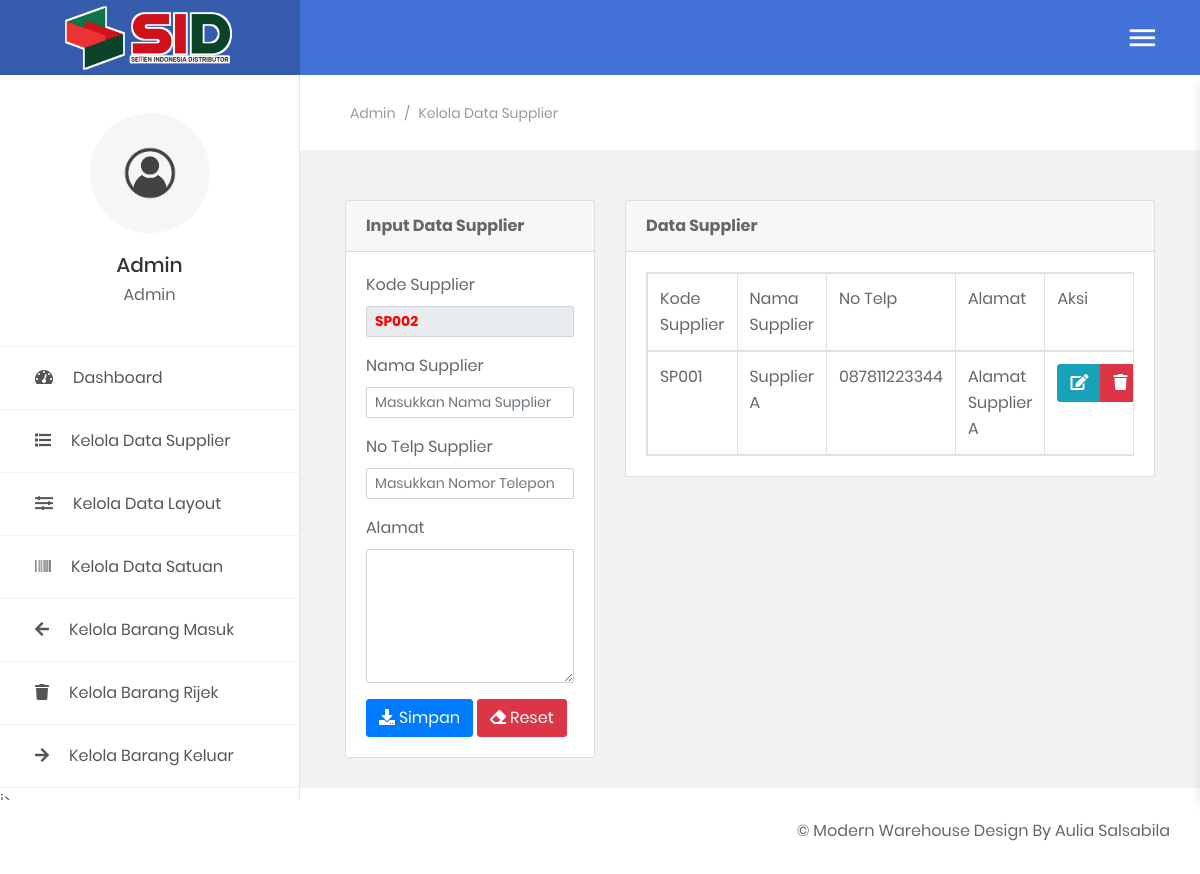
The app's page /public/admin-panel.php?page=data-supplier (signed in), older data.
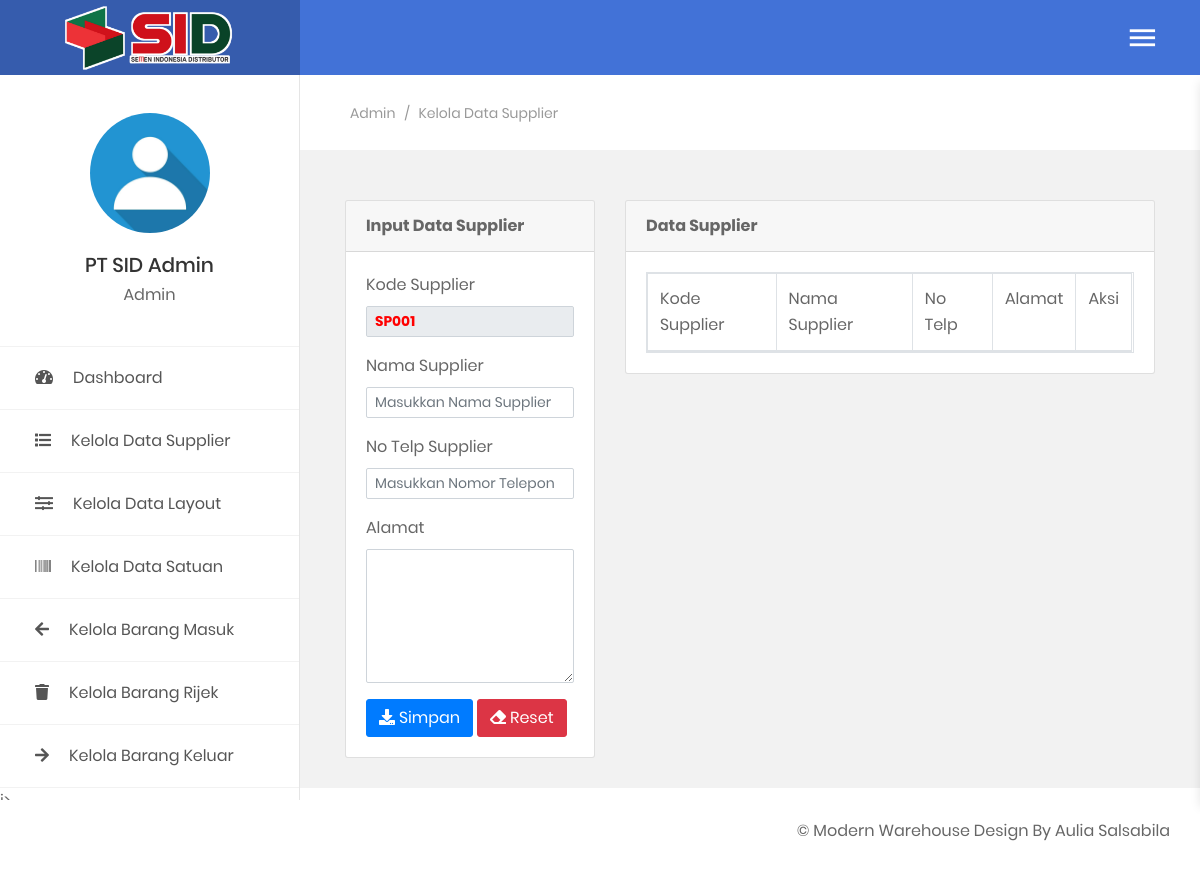
The same page, newer data.
### tables this page shows
CREATE TABLE `table_user` (
  `kd_user` varchar(7) NOT NULL,
  `nama_user` varchar(20) NOT NULL,
  `username` varchar(25) NOT NULL,
  `password` varchar(25) NOT NULL,
  `foto_user` varchar(50) NOT NULL,
  `level` varchar(25) NOT NULL
);

CREATE TABLE `table_supplier` (
  `kd_supplier` varchar(7) NOT NULL,
  `nama_supplier` varchar(40) NOT NULL,
  `alamat` varchar(255) NOT NULL,
  `no_telp` varchar(13) NOT NULL
);

### functions/sessions.php (called while the page is built, shortened)
<?php
$function = new lsp();
$auth = $function->AuthUser($_SESSION['username']);

### functions/functions.php (called while the page is built, shortened)
<?php
class lsp
{
    public function AuthUser($sessionUser)
    {
        global $con;
        $sql = "SELECT * FROM table_user WHERE username = '$sessionUser'";
        $query = mysqli_query($con, $sql);
        $bigData = mysqli_fetch_assoc($query);
        return $bigData;
    }
    public function autokode($table, $field, $pre)
    {
        global $con;
        $sqlc   = "SELECT COUNT($field) as jumlah FROM $table";
        $querys = mysqli_query($con, $sqlc);
        $number = mysqli_fetch_assoc($querys);
        if ($number['jumlah'] > 0) {
            $sql    = "SELECT MAX($field) as kode FROM $table";
            $query  = mysqli_query($con, $sql);
            $number = mysqli_fetch_assoc($query);
            $strnum = substr($number['kode'], 2, 3);
            $strnum = $strnum + 1;
            if (strlen($strnum) == 3) {
                $kode = $pre . $strnum;
            } else if (strlen($strnum) == 2) {
                $kode = $pre . "0" . $strnum;
            } else if (strlen($strnum) == 1) {
                $kode = $pre . "00" . $strnum;
            }
        } else {
            $kode = $pre . "001";
        }
        return $kode;
    }
    public function select($table)
    {
        global $con;
        $sql = "SELECT * FROM $table";
        $query = mysqli_query($con, $sql);
        $data = [];
        while ($bigData = mysqli_fetch_assoc($query)) {
            $data[] = $bigData;
        }
        return $data;
    }
}

### public/includes/admin/data-supplier.php (the view, shortened to what the changed rows need)
<?php
$dis = new lsp();
$table = "table_supplier";
$dataDis = $dis->select($table);
$autokode = $dis->autokode($table, "kd_supplier", "SP");
?>
<section class="au-breadcrumb m-t-75">
    <div class="section__content section__content--p30">
        <div class="container-fluid">
            <div class="row">
                <div class="col-md-12">
                    <div class="au-breadcrumb-content">
                        <div class="au-breadcrumb-left">
                            <ul class="list-unstyled list-inline au-breadcrumb__list">
                                <li class="list-inline-item active">
                                    <a href="#">Admin</a>
                                </li>
                                <li class="list-inline-item seprate">
                                    <span>/</span>
                                </li>
                                <li class="list-inline-item">Kelola Data Supplier</li>
                            </ul>
                        </div>
                    </div>
                </div>
            </div>
        </div>
    </div>
</section>
<section class="statistic">
    <div class="section__content section__content--p30">
        <div class="container-fluid">
            <div class="row">
                <div class="col-md-4">
                    <div class="card">
                        <div class="card-header">
                            <strong class="card-title mb-3">Input Data Supplier</strong>
                        </div>
                        <div class="card-body">
                            <form method="post">
                                <div class="form-group">
                                    <label for="">Kode Supplier</label>
                                    <input type="text" class="form-control form-control-sm" name="kode_supplier" style="font-weight: bold; color: red;" value="<?php echo $autokode; ?>" readonly>
                                </div>
                                <div class="form-group">
                                    <label for="">Nama Supplier</label>
                                    <input type="text" class="form-control form-control-sm" name="nama_supplier" value="<?php echo @$editData['nama_supplier'] ?>" placeholder="Masukkan Nama Supplier">
                                </div>
                                <div class="form-group">
                                    <label for="">No Telp Supplier</label>
                                    <input type="text" class="form-control form-control-sm" name="nohp_supplier" value="<?php echo @$editData['no_telp']; ?>" placeholder="Masukkan Nomor Telepon">
                                </div>
                                <div class="form-group">
                                    <label for="">Alamat</label>
                                    <textarea name="alamat" rows="5" class="form-control"><?php echo @$editData['alamat'] ?></textarea>
                                </div>
                                <?php if (!isset($_GET['edit'])) : ?>
                                    <button type="submit" name="getSave" class="btn btn-primary"><i class="fa fa-download"></i> Simpan</button>
                                    <button type="reset" class="btn btn-danger"><i class="fa fa-eraser"></i> Reset</button>
                                <?php endif ?>
                            </form>
                        </div>
                    </div>
                </div>
                <div class="col-md-8">
                    <div class="card">
                        <div class="card-header">
                            <strong class="card-title mb-3">Data Supplier</strong>
                        </div>
                        <div class="card-body">
                            <table id="myDataTables" class="table table-responsive table-striped table-bordered" style="width:100%">
                                <thead>
                                    <tr>
                                        <td>Kode Supplier</td>
                                        <td>Nama Supplier</td>
                                        <td>No Telp</td>
                                        <td>Alamat</td>
                                        <td>Aksi</td>
                                    </tr>
                                </thead>
                                <tbody>
                                    <?php
                                    $no = 1;
                                    foreach ($dataDis as $ds) {
                                    ?>
                                        <tr>
                                            <td><?= $ds['kd_supplier'] ?></td>
                                            <td><?= $ds['nama_supplier'] ?></td>
                                            <td><?= $ds['no_telp'] ?></td>
                                            <td><?= $ds['alamat'] ?></td>
                                            <td class="text-center">
                                                <div class="btn-group">
                                                    <a data-toggle="tooltip" data-placement="top" title="Edit" href="?page=data-supplier&edit&id=<?= $ds['kd_supplier'] ?>" class="btn btn-info"><i class="fa fa-edit"></i></a>
                                                    <a data-toggle="tooltip" data-placement="top" title="Delete" href="#" class="btn btn-danger"><i class="fa fa-trash" id="btnDelete<?php echo $no; ?>"></i></a>
                                                </div>
                                            </td>
                                        </tr>
                                    <?php $no++;
                                    } ?>
                                </tbody>
                            </table>
                        </div>
                    </div>
                </div>
            </div>
        </div>
    </div>
    </div>

### public/templates/sidebar.php (shortened to what the changed rows need)
<aside class="menu-sidebar2">
    <div class="menu-sidebar2__content js-scrollbar1">
        <div class="account2">
            <div class="image img-cir img-120">
                <img src="img/<?= $auth['foto_user'] ?>" alt="user-image" class="image-sid" />
            </div>
            <h4 class="name"><?= $auth['nama_user']; ?></h4>
            <span><?= $auth['level']; ?></span>
        </div>
    </div>
</aside>

Row changes from the older to the newer data that the page shows:
removed table_supplier: kd_supplier "SP001", nama_supplier "Supplier A", no_telp "087811223344", alamat "Alamat Supplier A"
changed table_user "Admin": foto_user: picture removed, a placeholder shows; nama_user "Admin" → "PT SID Admin"
Text that changed along with them:
form field kode_supplier: "SP002" → "SP001"
